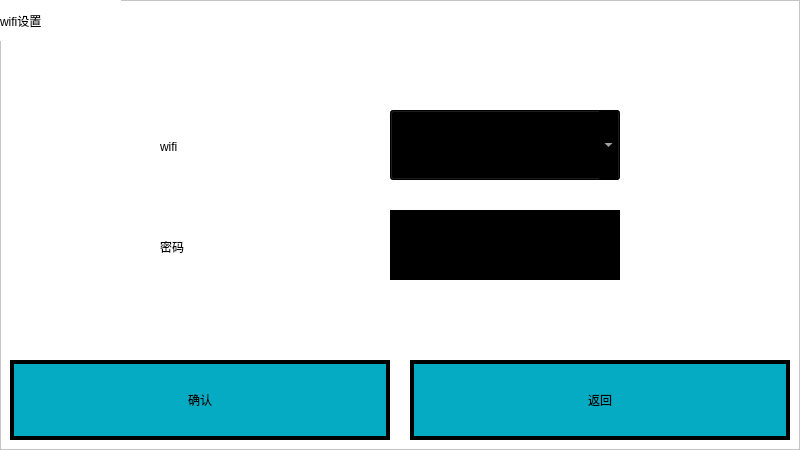
<?xml version="1.0" encoding="UTF-8"?>
<ui version="4.0">
 <class>WifiForm</class>
 <widget class="QWidget" name="WifiForm">
  <property name="geometry">
   <rect>
    <x>0</x>
    <y>0</y>
    <width>800</width>
    <height>450</height>
   </rect>
  </property>
  <property name="windowTitle">
   <string>Form</string>
  </property>
  <property name="styleSheet">
   <string notr="true">background-color: rgb(255, 255, 255);</string>
  </property>
  <widget class="QFrame" name="frame">
   <property name="geometry">
    <rect>
     <x>0</x>
     <y>0</y>
     <width>800</width>
     <height>450</height>
    </rect>
   </property>
   <property name="frameShape">
    <enum>QFrame::StyledPanel</enum>
   </property>
   <property name="frameShadow">
    <enum>QFrame::Raised</enum>
   </property>
   <widget class="QComboBox" name="wifiCb">
    <property name="geometry">
     <rect>
      <x>390</x>
      <y>110</y>
      <width>230</width>
      <height>70</height>
     </rect>
    </property>
    <property name="sizePolicy">
     <sizepolicy hsizetype="Preferred" vsizetype="Preferred">
      <horstretch>0</horstretch>
      <verstretch>0</verstretch>
     </sizepolicy>
    </property>
    <property name="styleSheet">
     <string notr="true">QComboBox::drop-down{
width:56px;  height:56px;
}

QComboBox{
font: 20pt &quot;宋体&quot;;
color: rgb(255, 255, 255);
background-color: rgb(0, 0, 0);
}

QComboBox QAbstractItemView {
	background-color: rgb(0, 0, 0);/*背景颜色*/
    padding: 1px 2px 1px 2px;  /*针对于组合框中的文本内容*/
	color: rgb(255,255,255)
}</string>
    </property>
   </widget>
   <widget class="QLabel" name="label">
    <property name="geometry">
     <rect>
      <x>160</x>
      <y>110</y>
      <width>161</width>
      <height>73</height>
     </rect>
    </property>
    <property name="styleSheet">
     <string notr="true">font: 20pt &quot;宋体&quot;;</string>
    </property>
    <property name="text">
     <string>wifi</string>
    </property>
   </widget>
   <widget class="QLabel" name="label_2">
    <property name="geometry">
     <rect>
      <x>160</x>
      <y>210</y>
      <width>151</width>
      <height>73</height>
     </rect>
    </property>
    <property name="styleSheet">
     <string notr="true">font: 20pt &quot;宋体&quot;;</string>
    </property>
    <property name="text">
     <string>密码</string>
    </property>
   </widget>
   <widget class="QLineEdit" name="pwdLine">
    <property name="geometry">
     <rect>
      <x>390</x>
      <y>210</y>
      <width>230</width>
      <height>70</height>
     </rect>
    </property>
    <property name="sizePolicy">
     <sizepolicy hsizetype="Preferred" vsizetype="Preferred">
      <horstretch>0</horstretch>
      <verstretch>0</verstretch>
     </sizepolicy>
    </property>
    <property name="font">
     <font>
      <family>宋体</family>
      <pointsize>20</pointsize>
      <italic>false</italic>
      <bold>false</bold>
     </font>
    </property>
    <property name="styleSheet">
     <string notr="true">
QLineEdit{
background-color:rgba(0,0,0,255);
border:none;
font: 20pt &quot;宋体&quot;;
border-bottom:2px solid rgba(0,0,0,255);
	color: rgb(255, 255, 255);
}
QLineEdit:hover {
border:none;
border-bottom:2px solid rgba(46, 82, 101, 200);
color:rgba(0, 0, 0, 240);
}
QLineEdit:focus {
border:none;
border-bottom:2px solid rgba(46, 82, 101, 200);
color:rgb(0, 170, 190);
}</string>
    </property>
   </widget>
   <widget class="QLabel" name="label_3">
    <property name="geometry">
     <rect>
      <x>0</x>
      <y>0</y>
      <width>121</width>
      <height>41</height>
     </rect>
    </property>
    <property name="styleSheet">
     <string notr="true">font: 20pt &quot;宋体&quot;;</string>
    </property>
    <property name="text">
     <string>wifi设置</string>
    </property>
   </widget>
   <widget class="QPushButton" name="btnConfirm">
    <property name="geometry">
     <rect>
      <x>10</x>
      <y>360</y>
      <width>380</width>
      <height>80</height>
     </rect>
    </property>
    <property name="styleSheet">
     <string notr="true">QPushButton {
font: 20pt &quot;宋体&quot;;
border:4px solid rgb(0,0,0);
background-color:#05abc2;
}

QPushButton:pressed{
background-color: rgb(255, 0, 0);
}
</string>
    </property>
    <property name="text">
     <string>确认</string>
    </property>
   </widget>
   <widget class="QPushButton" name="btnReturn">
    <property name="geometry">
     <rect>
      <x>410</x>
      <y>360</y>
      <width>380</width>
      <height>80</height>
     </rect>
    </property>
    <property name="styleSheet">
     <string notr="true">QPushButton {
font: 20pt &quot;宋体&quot;;
border:4px solid rgb(0,0,0);
background-color:#05abc2;
}

QPushButton:pressed{
background-color: rgb(255, 0, 0);
}
</string>
    </property>
    <property name="text">
     <string>返回</string>
    </property>
   </widget>
  </widget>
 </widget>
 <resources/>
 <connections/>
</ui>
